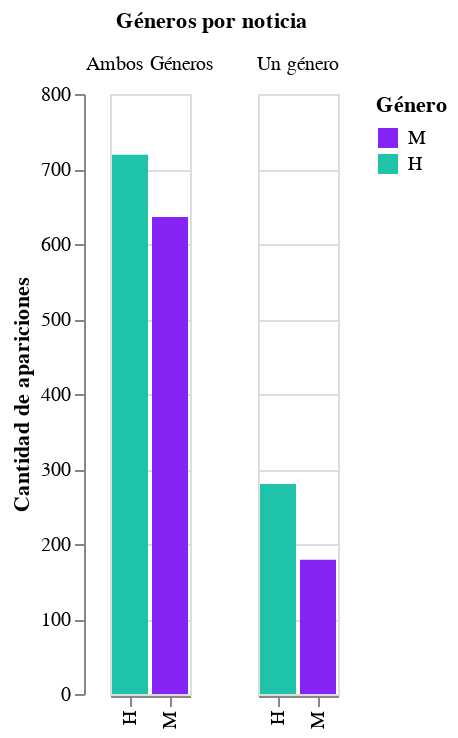

Here is the notebook cell this chart was saved with:
### Code cell
chart4 = alt.Chart(df_noticias).mark_bar().encode(x=alt.X('genero', title=None), 
                                                  y=alt.Y('sum(cantidad_apariciones)', title='Cantidad de apariciones'), 
                                                  facet=alt.Facet('tipo_noticia', title='Géneros por noticia'), color=color_genero)
chart4

### Figure 1 — Vega-Lite specification as saved in the notebook (floating-point values rounded to 4 significant figures; data arrays with more than 128 entries replaced by an {"elided": "..."} marker saying what was removed)
{"config": {"view": {"continuousWidth": 400, "continuousHeight": 300}}, "data": {"name": "data-423f5ab1a49d5392d2de9eae6a12c173"}, "mark": "bar", "encoding": {"color": {"type": "nominal", "field": "genero", "scale": {"domain": ["M", "H"], "range": ["#8624F5", "#1FC3AA"]}, "title": "Género"}, "facet": {"type": "nominal", "field": "tipo_noticia", "title": "Géneros por noticia"}, "x": {"type": "nominal", "field": "genero", "title": null}, "y": {"type": "quantitative", "aggregate": "sum", "field": "cantidad_apariciones", "title": "Cantidad de apariciones"}}, "$schema": "https://vega.github.io/schema/vega-lite/v4.8.1.json", "datasets": {"data-423f5ab1a49d5392d2de9eae6a12c173": {"elided": "465 records"}}}
